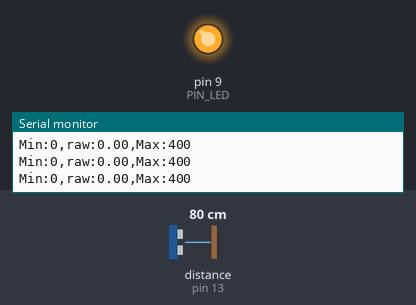
The sketch below on a simulated Arduino Uno, built with avr-gcc and run on an emulated ATmega328P. On the bench: output pins drawn as LEDs (lit = HIGH), the last lines printed to the serial monitor. Wiring (inferred from the names in the program): ultrasonic range finder: trigger pin 12; echo pin 13. The test bench sets the inputs (shaded band); at power-on: distance to the obstacle (sensor on pin 13) 80 cm. The echo pulse lasts 58.3 µs per cm; pins used as bus, display or sensor lines are not drawn.

Above: at 1.2 s.
1.3 s: distance to the obstacle (sensor on pin 13) set to 18 cm
At 1.9 s:
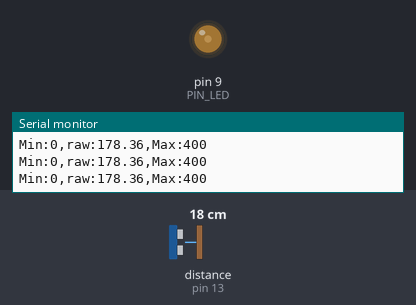
Timing chart, 0 to 4.3 s (numbered marks = the images above; inputs shaded):
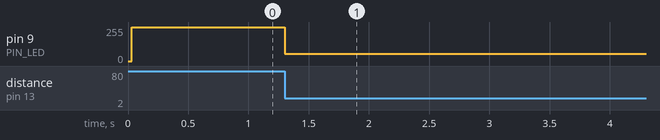

The sketch:

08_example_3.ino
```cpp
// Arduino pin assignment
#define PIN_LED 9
#define PIN_TRIG 12
#define PIN_ECHO 13

// configurable parameters
#define SND_VEL 346.0 // sound velocity at 24 celsius degree (unit: m/s)
#define INTERVAL 25 // sampling interval (unit: ms)
#define _DIST_MIN 100 // minimum distance to be measured (unit: mm)
#define _DIST_MAX 300 // maximum distance to be measured (unit: mm)

// global variables
float timeout; // unit: us
float dist_min, dist_max, dist_raw; // unit: mm
unsigned long last_sampling_time; // unit: ms
float last_dist_raw;
float scale; // used for pulse duration to distance conversion
int duty;

void setup() {
// initialize GPIO pins
  pinMode(PIN_LED,OUTPUT);
  pinMode(PIN_TRIG,OUTPUT);
  digitalWrite(PIN_TRIG, LOW);
  pinMode(PIN_ECHO,INPUT);

// initialize USS related variables
  dist_min = _DIST_MIN;
  dist_max = _DIST_MAX;
  timeout = (INTERVAL / 2) * 1000.0; // precalculate pulseIn() timeout value. (unit: us)
  dist_raw = 0.0; // raw distance output from USS (unit: mm)
  scale = 0.001 * 0.5 * SND_VEL;

// initialize serial port
  Serial.begin(115200);

// initialize last sampling time
  last_sampling_time = 0;

// initialize last distance raw
  last_dist_raw = 0.0;

// initialize duty
  duty = 255;
}

void loop() {
// wait until next sampling time.
// millis() returns the number of milliseconds since the program started. Will overflow after 50 days.
  if(millis() < last_sampling_time + INTERVAL) return;

// get a distance reading from the USS
  dist_raw = USS_measure(PIN_TRIG,PIN_ECHO);
  last_dist_raw = dist_raw;

// output the read value to the serial port
  Serial.print("Min:0,");
  Serial.print("raw:");
  Serial.print(dist_raw);
  Serial.print(",");
  Serial.println("Max:400");

// turn on the LED if the distance is between dist_min and dist_max

  duty = upduty(duty, (int)dist_raw);
  if(dist_raw < dist_min || dist_raw > dist_max) {
    analogWrite(PIN_LED, 255);
  //}
  //else if(dist_raw == 200){
  //    analogWrite(PIN_LED, 0);
  }else{
    analogWrite(PIN_LED, duty);
  }

// update last sampling time
  last_sampling_time += INTERVAL;
}

// get a distance reading from USS. return value is in millimeter.
float USS_measure(int TRIG, int ECHO)
{
  float reading;
  digitalWrite(TRIG, HIGH);
  delayMicroseconds(10);
  digitalWrite(TRIG, LOW);
  reading = pulseIn(ECHO, HIGH, timeout) * scale; // unit: mm
  if(reading < dist_min || reading > dist_max) reading = 0.0; // return 0 when out of range.
  if(reading == 0.0) reading = last_dist_raw;
  return reading;
  // Pulse duration to distance conversion example (target distance = 17.3m)
  // - round trip distance: 34.6m
  // - expected pulse duration: 0.1 sec, or 100,000us
  // - pulseIn(ECHO, HIGH, timeout) * 0.001 * 0.5 * SND_VEL
  //           = 100,000 micro*sec * 0.001 milli/micro * 0.5 * 346 meter/sec
  //           = 100,000 * 0.001 * 0.5 * 346 * micro * sec * milli * meter
  //                                           ----------------------------
  //                                           micro * sec
  //           = 100 * 173 milli*meter = 17,300 mm = 17.3m
  // pulseIn() returns microseconds.
}

int upduty(int duty, int dist_raw){
  if(dist_raw < 200){
    duty = 2.56 * (200-dist_raw);
  }else{
    duty = 255-2.56 * (300-dist_raw);
  }
  if(duty == 0){
    Serial.println(duty);
  }
  return (int)duty;
}
```

Measured:
- after the input at 1.3 s, pin 9 (PIN_LED): 255/255 → 56/255 at once
